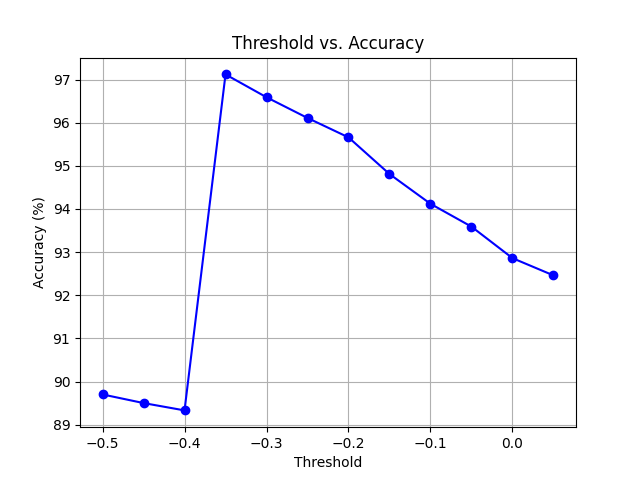

Reproduce this figure in Python.
import matplotlib.pyplot as plt

# Threshold values
thresholds = [-0.5, -0.45, -0.4, -0.35, -0.3, -0.25, -0.2, -0.15, -0.1, -0.05, 0.0, 0.05]

# Corresponding accuracy values
accuracies = [89.70, 89.50, 89.33, 97.12, 96.59, 96.11, 95.66, 94.81, 94.12, 93.59, 92.86, 92.46]

# Plotting
plt.plot(thresholds, accuracies, marker='o', linestyle='-', color='b')
plt.title('Threshold vs. Accuracy')
plt.xlabel('Threshold')
plt.ylabel('Accuracy (%)')
plt.grid(True)
# plt.show()
plt.savefig("GNN.png", format = "png")
